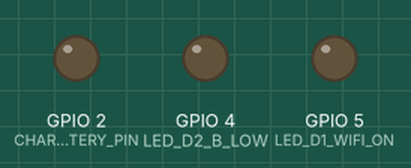
The program below on a simulated ESP8266 (NodeMCU). On the bench: output pins drawn as LEDs (lit = HIGH). WiFi joins after 1.5 s; servers stay silent unless stated; uploads are accepted with an empty reply; what the program prints to the serial monitor is not drawn.

Above: at 0.0 s.
At 1.9 s:
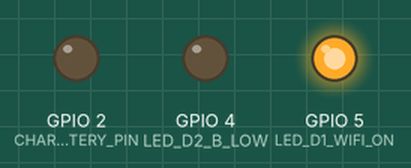
Timing chart, 0 to 3.4 s (numbered marks = the images above):
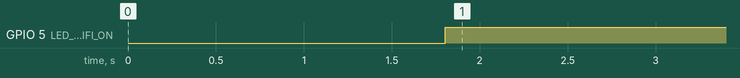

The program:

main.cpp
```cpp
#include <Arduino.h>
#include <ESP8266WiFi.h>
#include <ESP8266HTTPClient.h>
#include <WiFiClient.h>
#include <ArduinoJson.h>
#include <SPI.h>

#define LED_D1_WIFI_ON 5 // Turns on when WIFI connected. Flashes when connection lost
#define LED_D2_B_LOW 4 // Turns on when battery Low
#define CHARGE_BATTERY_PIN 2 // Gpio2 (D4)

const char *wifi_ssid = "YOUR_WIFI_SSD"; //Replace with your values
const char *wifi_password = "YOUR_WIFI_PASSWORD"; //Replace with your values

// Provide the server Domain URL or Ip address below
const char *hostURL = "YOUR_DOMAIN";

// Indicate battery-Low threshod below
const int BATTERY_LOW_THRESHOLD = 15; //15% is our battery Low level
const int BATTERY_CHARGE_THRESHOLD = 8; // Start to charge the device when battery gets to 8%

unsigned long lastCheckTime = 0;
const long timerDelay = 5 * 60 * 1000; // 5 minutes
bool wifiConnected = false;
bool batteryLow = false;
unsigned int remoteBatteryLevel = 999;
char spi_output_buffer[5];
unsigned int wifiLostCount = 0; //Counter to keep track of connect retries when wifi offline

bool deviceIsCharging = false;

// Timer for Interrupt
os_timer_t myTimer;

char getAsciiDigit(char number){
  switch (number){
    case 0: return 48;
    case 1: return 49;
    case 2: return 50;
    case 3: return 51;
    case 4: return 52;
    case 5: return 53;
    case 6: return 54;
    case 7: return 55;
    case 8: return 56;
    case 9: return 57;
    default: return 63; //?
  }
}

void IRAM_ATTR onTimerRoutine() {
  // Called every 10000ms

  //get battery level digits
  spi_output_buffer[0] = 'A'; //start byte

  if( remoteBatteryLevel >= 0 && remoteBatteryLevel < 101){

    spi_output_buffer[1] = getAsciiDigit( remoteBatteryLevel / 100);
    spi_output_buffer[2] = getAsciiDigit( remoteBatteryLevel/ 10);
    spi_output_buffer[3] = getAsciiDigit( remoteBatteryLevel % 10);

  }else{
    spi_output_buffer[1] = '?';
    spi_output_buffer[2] = '?';
    spi_output_buffer[3] = '?';
  }

  spi_output_buffer[4] = 'Z'; //end byte

 // Serial.println(spi_output_buffer);

	for( unsigned int i = 0; i < sizeof spi_output_buffer; i++){
    //Transfer data to slave device
    Serial.print(spi_output_buffer[i]);
	  SPI.transfer( spi_output_buffer[i] );
  }

  Serial.print('\n');

}

// ________________ START _________________//

void setup(){

  pinMode(LED_D1_WIFI_ON, OUTPUT);  // set pin as output
  pinMode(LED_D2_B_LOW, OUTPUT); // set pin as output
  pinMode(CHARGE_BATTERY_PIN, OUTPUT);

  Serial.begin(9600); // Enable serial output
  SPI.begin();  // begin SPI

  delay(100);

  digitalWrite( CHARGE_BATTERY_PIN, LOW); //off
  deviceIsCharging = false;

  WiFi.begin(wifi_ssid, wifi_password); // Connect to WIFI

  Serial.println("Connecting");

  while (WiFi.status() != WL_CONNECTED){
    delay(500);
    Serial.print(".");
  }

  Serial.print("Connected to WiFi network with IP Address: ");
  Serial.println(WiFi.localIP());

  wifiConnected = true;
  wifiLostCount = 0;

  // Set up the timer
  os_timer_setfn( &myTimer, (os_timer_func_t*)onTimerRoutine, NULL);

  // Configure the timer to trigger every 1000ms, and repeat (true)
  os_timer_arm( &myTimer, 10000, true);

}

// Our infinite Loop function
void loop(){
  // Check if we have waited long enough for delay duration since last http connect

  long time_diff = millis() - lastCheckTime;

  //NOTE: We are using abs() function below because millis() will eventually overflow
  // back to zero after ~49 days

  if ( abs(time_diff) > timerDelay || lastCheckTime == 0 ){
    // Check WiFi connection status
    if (WiFi.status() == WL_CONNECTED){

      WiFiClient client;
      HTTPClient http;

      wifiConnected = true;

      http.begin(client, hostURL);

      // Specify content-type header
      http.addHeader("Content-Type", "application/x-www-form-urlencoded");

      // Our POST data payload
      String httpRequestData = "auth=YOUR_TOKEN&deviceId=esp8266_nmcu_12e";

      // Send HTTP POST request
      int responseCode = http.POST(httpRequestData);

      if (responseCode == 200){
        String response = http.getString();
        Serial.println(response);

        wifiLostCount = 0;

        // Parse JSON Response
        JsonDocument jsonDoc;

        // JSON input string.
        const char *json = response.c_str();

        // Deserialize the JSON document
        DeserializationError parseError = deserializeJson(jsonDoc, json);

        // Test if parsing succeeds.
        if (parseError){
          Serial.print(F("deserializeJson() failed: "));
          Serial.println(parseError.f_str());
        }else{

          unsigned int batteryLevel = jsonDoc["battery"];
          // Note : jsonDoc['battery'] above will return 0 if the value is not present in response

          remoteBatteryLevel = batteryLevel;

          if( batteryLevel > 0 && batteryLevel < BATTERY_LOW_THRESHOLD ){

            batteryLow = true;

          }else{
            batteryLow = false;
          }

          //Check if device charge active, and if it should remain high
          if ( !deviceIsCharging ){
            if( batteryLevel < BATTERY_CHARGE_THRESHOLD){
              //It is time to charge
              deviceIsCharging = true;
              digitalWrite( CHARGE_BATTERY_PIN, HIGH);
            }else{
              digitalWrite( CHARGE_BATTERY_PIN, LOW); //Keep it low
            }

          }else{
            //Device is charging
            if( batteryLevel >= 100 ){
              //stop charging
              deviceIsCharging = false;
              digitalWrite(CHARGE_BATTERY_PIN, LOW);

            }else{
              digitalWrite(CHARGE_BATTERY_PIN, HIGH); //keep charging
            }
          }
        }
      }else{
        Serial.print("Error code: ");
        Serial.println(responseCode);
        wifiLostCount++;

        //stop charging
        if( deviceIsCharging && wifiLostCount > 3 ){ //5min x 3
          deviceIsCharging = false;
          digitalWrite(CHARGE_BATTERY_PIN, LOW);
        }
      }
      // Free resources
      http.end();

    }else{
      wifiConnected = false;
      wifiLostCount = 0;
      Serial.println("WiFi Disconnected");
    }

    lastCheckTime = millis();
  }

  if( batteryLow ){
    // Turn On battery Low LED indication
    digitalWrite(LED_D2_B_LOW, HIGH);

  }else{

    digitalWrite(LED_D2_B_LOW, LOW);

  }

  if( wifiConnected ){
    // Keep D1 LED ON
    digitalWrite(LED_D1_WIFI_ON, HIGH);

  }else{

    //stop charging
    if( deviceIsCharging){
      deviceIsCharging = false;
      digitalWrite(CHARGE_BATTERY_PIN, LOW);
    }

    //Flash D1 LED
    digitalWrite(LED_D1_WIFI_ON, HIGH);
    delay(1000);
    digitalWrite(LED_D1_WIFI_ON, LOW);
  }

  delay(2000);

}
```

Measured:
- by itself, GPIO 5 (LED_D1_WIFI_ON): LOW → HIGH at 1.8 s
